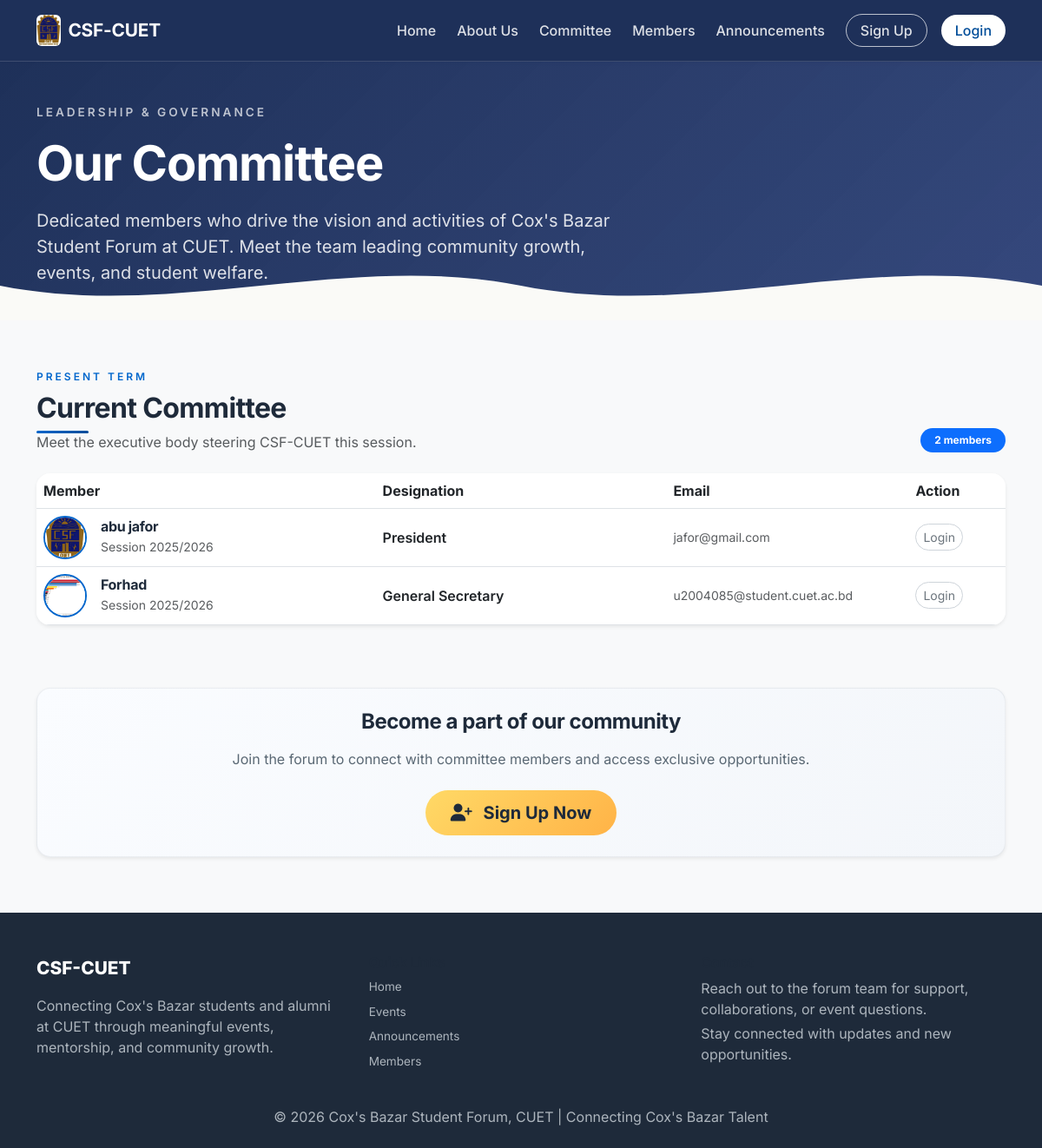
The page /committee/ on the database its author committed.
### core/models.py (models this page shows, shortened)
class CommitteeMember(models.Model):
    id = models.AutoField(primary_key=True)
    user = models.ForeignKey(User, on_delete=models.CASCADE, related_name='committee_roles')
    designation = models.CharField(max_length=100)
    session_year = models.CharField(max_length=20)
    order = models.IntegerField(default=0)
    is_current = models.BooleanField(default=True)
    class Meta:
        ordering = ['order', 'designation']

class User(AbstractBaseUser, PermissionsMixin):
    ROLE_CHOICES = [('member', 'Member'), ('admin', 'Admin')]
    STATUS_CHOICES = [('pending', 'Pending Approval'), ('active', 'Active'), ('inactive', 'Inactive')]
    BLOOD_GROUPS = [('A+','A+'),('A-','A-'),('B+','B+'),('B-','B-'),('AB+','AB+'),('AB-','AB-'),('O+','O+'),('O-','O-')]
    GENDER_CHOICES = [('Male','Male'),('Female','Female'),('Other','Other')]
    UPAZILA_CHOICES = [
        ('Cox\'s Bazar Sadar', "Cox's Bazar Sadar"),
        ('Teknaf', 'Teknaf'),
        ('Ukhiya', 'Ukhiya'),
        ('Chakaria', 'Chakaria'),
        ('Ramu', 'Ramu'),
        ('Pekua', 'Pekua'),
        ('Maheshkhali', 'Maheshkhali'),
        ('Kutubdia', 'Kutubdia'),
        ('Eidgaon', 'Eidgaon'),
        ('Other', 'Other'),
    ]
    id = models.AutoField(primary_key=True)
    serial_no = models.CharField(max_length=20, unique=True, blank=True, null=True)
    full_name = models.CharField(max_length=200)
    email = models.EmailField(unique=True)
    batch = models.IntegerField(null=True, blank=True)
    department = models.ForeignKey(Department, on_delete=models.SET_NULL, null=True)
    blood_group = models.CharField(max_length=3, choices=BLOOD_GROUPS)
    gender = models.CharField(max_length=10, choices=GENDER_CHOICES)
    phone = models.CharField(max_length=15)
    address = models.TextField(blank=True)
    dob = models.DateField(null=True, blank=True)
    profile_photo = models.ImageField(upload_to='profile_photos/', null=True, blank=True)
    upazila = models.CharField(max_length=100, choices=UPAZILA_CHOICES, blank=True)
    linkedin = models.URLField(blank=True)
    facebook = models.URLField(blank=True)
    twitter = models.URLField(blank=True)
    instagram = models.URLField(blank=True)
    company = models.CharField(max_length=150, blank=True)
    designation = models.CharField(max_length=100, blank=True)
    work_address = models.TextField(blank=True)
    status = models.CharField(max_length=10, choices=STATUS_CHOICES, default='pending')
    role = models.CharField(max_length=10, choices=ROLE_CHOICES, default='member')
    date_joined = models.DateTimeField(default=timezone.now)
    is_active = models.BooleanField(default=True)
    is_staff = models.BooleanField(default=False)
    objects = UserManager()
    USERNAME_FIELD = 'email'
    REQUIRED_FIELDS = ['full_name']

### core/views.py (the view)
def committee_page(request):
    current_committee = CommitteeMember.objects.filter(is_current=True).order_by('order')
    past_committees = CommitteeMember.objects.filter(is_current=False).order_by('-session_year')
    return render(request, 'core/committee.html', {
        'current_committee': current_committee,
        'past_committees': past_committees,
    })

### core/templates/core/committee.html (shortened to what this page needs)
{% extends 'core/base.html' %}
{% load static %}
{% block content %}
<section class="hero-section pt-5 pb-4"
         style="background: linear-gradient(135deg, rgba(11,31,75,0.92), rgba(19,41,102,0.85));
                background-size: cover;">
    <div class="container">
        <div class="row align-items-center">
            <div class="col-lg-8 text-white">
                <div class="hero-eyebrow">Leadership & Governance</div>
                <h1 class="hero-title display-4 fw-bold">Our Committee</h1>
                <p class="hero-lead fs-5 mt-3">
                    Dedicated members who drive the vision and activities of Cox's Bazar Student Forum at CUET.
                    Meet the team leading community growth, events, and student welfare.
                </p>
            </div>
        </div>
    </div>
    <div class="hero-wave">
        <svg viewBox="0 0 1440 80" preserveAspectRatio="none" xmlns="http://www.w3.org/2000/svg">
            <path d="M0 40C240 80 480 0 720 40C960 80 1200 0 1440 40V80H0V40Z" fill="#FAFAF7"/>
        </svg>
    </div>
</section>
<div class="container mt-5 pt-2">
    <div class="mb-5">
        <div class="d-flex flex-wrap justify-content-between align-items-end mb-4 gap-3">
            <div>
                <span class="section-eyebrow">Present Term</span>
                <h2 class="section-title mb-0">Current Committee</h2>
                <p class="text-muted mt-2 mb-0">Meet the executive body steering CSF-CUET this session.</p>
            </div>
            <div>
                <span class="badge bg-primary px-3 py-2 rounded-pill">{{ current_committee|length }} members</span>
            </div>
        </div>
        <div class="d-none d-md-block">
            <div class="table-responsive committee-table-wrap shadow-sm rounded-4 overflow-hidden">
                <table class="table table-hover align-middle mb-0 bg-white">
                    <thead class="bg-light">
                        <tr>
                            <th scope="col" style="width: 35%;">Member</th>
                            <th scope="col" style="width: 30%;">Designation</th>
                            <th scope="col" style="width: 25%;">Email</th>
                            <th scope="col" style="width: 10%;">Action</th>
                        </tr>
                    </thead>
                    <tbody>
                        {% for member in current_committee %}
                        <tr>
                            <td>
                                <div class="d-flex align-items-center gap-3">
                                    {% if member.user.profile_photo %}
                                        <img src="{{ member.user.profile_photo.url }}" class="rounded-circle" width="50" height="50" style="object-fit: cover; border: 2px solid var(--primary);" alt="{{ member.user.full_name }}">
                                    {% else %}
                                        <div class="bg-secondary rounded-circle d-flex align-items-center justify-content-center" style="width: 50px; height: 50px;">
                                            <i class="fas fa-user text-white"></i>
                                        </div>
                                    {% endif %}
                                    <div>
                                        <h6 class="mb-0 fw-bold">{{ member.user.full_name }}</h6>
                                        <small class="text-muted">Session {{ member.session_year }}</small>
                                    </div>
                                </div>
                            </td>
                            <td class="fw-semibold">{{ member.designation }}</td>
                            <td class="text-muted small">{{ member.user.email }}</td>
                            <td>
                                {% if user.is_authenticated %}
                                    <a href="{% url 'core:member_profile' member.user.id %}" class="btn btn-sm btn-outline-primary rounded-pill">
                                        <i class="fas fa-eye me-1"></i> Profile
                                    </a>
                                {% else %}
                                    <a href="{% url 'core:login' %}?next={% url 'core:committee' %}" class="btn btn-sm btn-outline-secondary rounded-pill">
                                        Login
                                    </a>
                                {% endif %}
                            </td>
                        </tr>
                        {% empty %}
                        <tr>
                            <td colspan="4" class="text-center py-5 text-muted">No current committee members listed.</td>
                        </tr>
                        {% endfor %}
                    </tbody>
                </table>
            </div>
        </div>
    </div>
    {% if not user.is_authenticated %}
    <div class="row mt-5 pt-4">
        <div class="col-12">
            <div class="callout-card p-4 rounded-4 text-center bg-primary text-white shadow-sm">
                <h4 class="fw-bold">Become a part of our community</h4>
                <p>Join the forum to connect with committee members and access exclusive opportunities.</p>
                <a href="{% url 'core:register' %}" class="btn btn-gold btn-lg mt-2">
                    <i class="fas fa-user-plus me-2"></i> Sign Up Now
                </a>
            </div>
        </div>
    </div>
    {% endif %}
</div>
{% endblock %}

### core/static/core/css/style.css (style rules this page uses)
* { margin: 0; padding: 0; box-sizing: border-box; }
body { font-family: 'Inter', 'Segoe UI', system-ui, sans-serif; background-color: #f8f9fa; color: var(--text-dark); line-height: 1.5; }
h1, h2, h3, h4, h5, h6 { font-weight: 700; letter-spacing: -0.02em; color: var(--text-dark); }
a { text-decoration: none; transition: var(--transition); }
.hero-section { position: relative; overflow: hidden; padding: 5rem 0 6rem; background-size: cover; background-position: center; }
.hero-section .container { position: relative; z-index: 2; }
.hero-title { color: white; font-size: 3.5rem; font-weight: 800; line-height: 1.2; }
.hero-eyebrow { font-size: 0.85rem; text-transform: uppercase; letter-spacing: 3px; font-weight: 600; color: rgba(255,255,255,0.7); margin-bottom: 1rem; }
.hero-lead { font-size: 1.1rem; color: rgba(255,255,255,0.85); max-width: 90%; }
.hero-wave { position: absolute; bottom: 0; left: 0; width: 100%; line-height: 0; }
.hero-wave svg { display: block; width: 100%; height: 80px; }
.callout-card { background: linear-gradient(135deg, rgba(255,255,255,0.98), rgba(248,249,250,0.98)); border: 1px solid rgba(15, 23, 42, 0.06); border-radius: 1.5rem; }
.callout-card h4 { font-weight: 700; margin-bottom: 1rem; }
.callout-card p, .callout-card li { color: var(--text-muted); }
.btn-gold { background: linear-gradient(135deg, var(--gold), var(--gold-dark)); border: none; color: #1e2a3a; font-weight: 700; border-radius: 2rem; padding: 0.7rem 1.8rem; }
.section-eyebrow { font-size: 0.75rem; text-transform: uppercase; letter-spacing: 3px; font-weight: 600; color: var(--primary); display: block; margin-bottom: 0.5rem; }
.section-title { font-size: 2rem; font-weight: 700; position: relative; display: inline-block; }
.section-title::after { content: ''; position: absolute; bottom: -10px; left: 0; width: 60px; height: 3px; background: var(--primary-gradient); border-radius: 3px; }

### core/templates/core/committee.html (style rules this page uses)
.btn-outline-secondary { border-color: #ced4da; color: #6c757d; }

### rows shown on the page
CommitteeMember: user.profile_photo (picture), user.full_name "abu jafor", session_year "2025/2026", designation "President", user.email "jafor@gmail.com"
CommitteeMember: user.profile_photo (picture), user.full_name "Forhad", session_year "2025/2026", designation "General Secretary", user.email "u2004085@student.cuet.ac.bd"

### other values the page prints
{{ current_committee|length }} "2"
